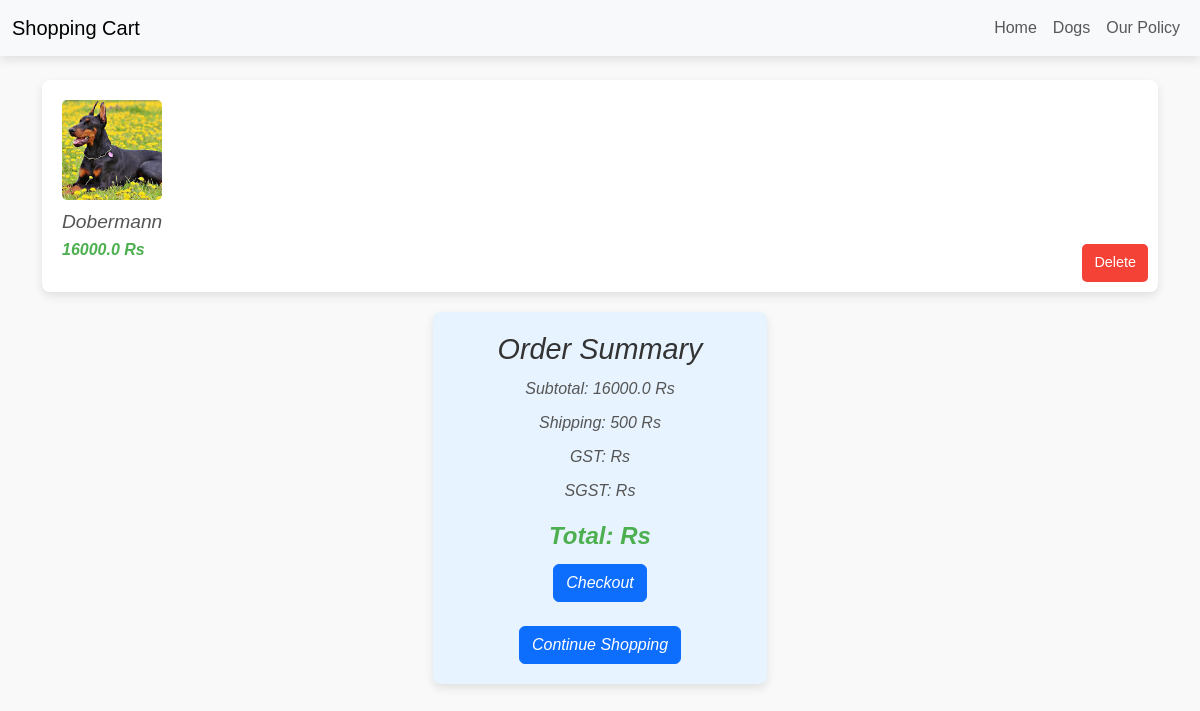
The page /cart on the database its author committed.
### app.py (models this page shows)
class Pet(db.Model):
    __tablename__ = 'pet'
    pet_id = db.Column(db.Integer, primary_key=True)
    breed = db.Column(db.String(50), nullable=False)
    age_months = db.Column(db.Integer, nullable=False)
    health_records = db.Column(db.String(200))
    price = db.Column(db.Numeric, nullable=False)
    availability_status = db.Column(db.String(20))
    achivement = db.Column(db.String(200))
    image = db.Column(db.String(255))
    description = db.Column(db.String(200))

### app.py (the view, shortened to what this page needs)
@app.route('/cart', methods=['GET'])
def view_cart():
    cart_data_2 = get_cart_data()
    cart_items = Final_Cart.query.all()
    cart_data_3 = []
    print(cart_data_3)
    cost = cart_data_2['subtotal']
    for i in range(len(cart_data_3)):
        cost += cart_data_3[i]['cost']
    return render_template(
        'cart.html',
        cart_data_2=cart_data_2['cart_details'],
        subtotal=cost,
        shipping=cart_data_2['shipping'],
        cart_data_3 = cart_data_3
    )

### app.py (called while the page is built)
@app.before_request
def ensure_fresh_session():
    if not session.get('initialized'):
        session.clear()
        session['initialized'] = True

def get_cart_data():
    cart_items = db.session.query(Cart).all()
    cart_details = []
    for item in cart_items:
        pet = db.session.query(Pet).filter_by(pet_id=item.pet_id).first()
        if pet:
            cart_details.append({
                'id': item.id,
                'pet_id': pet.pet_id,
                'name': pet.breed,
                'price': float(pet.price),
                'total': float(pet.price) ,
                'image': pet.image
            })
    subtotal = sum(item['total'] for item in cart_details)
    shipping = 500 if subtotal > 0 else 0
    gst = subtotal * 0.05
    sgst = subtotal * 0.05
    total = subtotal + shipping + gst + sgst
    return {
        'cart_details': cart_details,
        'subtotal': subtotal,
        'shipping': shipping,
        'gst': gst,
        'sgst': sgst,
        'total': total
    }

### templates/cart.html (shortened to what this page needs)
<!DOCTYPE html>
<html lang="en">
<head>
    <link href="https://cdn.jsdelivr.net/npm/bootstrap@5.3.3/dist/css/bootstrap.min.css" rel="stylesheet">
    <link rel="stylesheet" href="{{ url_for('static', filename='css/cart.css') }}">
</head>
<body>
    <nav class="navbar navbar-expand-lg navbar-light bg-light fixed-top">
        <div class="container-fluid">
            <span class="navbar-brand mb-0 h1">Shopping Cart</span>
            <div class="collapse navbar-collapse" id="navbarNav">
                <ul class="navbar-nav ms-auto">
                    <li class="nav-item">
                        <a class="nav-link" href="{{url_for('home')}}">Home</a>
                    </li>
                    <li class="nav-item">
                        <a class="nav-link" href="{{ url_for('cannine_home') }}">
                            Dogs
                        </a>
                    </li>
                    <li class="nav-item">
                        <a class="nav-link" href="{{ url_for('policy') }}">Our Policy</a>
                    <i>
                </ul>
            </div>
        </div>
    </nav>
    <div class="container" style="margin-top : 80px;">
        {% if not (cart_data_2 or cart_data_3) %}
        <div class="empty-cart-message">
            <h3>Your cart is empty.</h3>
            <p>Please add some items to your cart.</p>
            <a href="{{ url_for('home') }}" class="go-home-btn">Go to Home</a>
        </div>
        {% else %}
        <div class="cart-items">
            {% for item in cart_data_2 %}
            <div class="cart-item">
                <img src="{{ url_for('static', filename='images/' + item.image) }}" alt="{{ item.name }}">
                <h3>{{ item.name }}</h3>
                <p class="price">{{ item.price }} Rs</p>
                <a href="/delete_from_cart/{{item.id}}"><button class="delete-button">Delete</button></a>
            </div>
            {% endfor %}
        </div>
        <div class="order-summary-container">
            <div class="order-summary">
                <h2>Order Summary</h2>
                <p>Subtotal: {{ subtotal }} Rs</p>
                <p>Shipping: {{ shipping }} Rs</p>
                <p>GST: {{ gst }} Rs</p>
                <p>SGST: {{ sgst }} Rs</p>
                <p class="total">Total: {{ total }} Rs</p>
                <a href="{{ url_for('shipping_details') }}" class="btn btn-primary">Checkout</a><br/><br/>
                <a href="{{ url_for('cannine_home') }}" class="btn btn-primary">Continue Shopping</a>
            </div>
        </div>
        {% endif %}
    </div>
</body>
</html>

### static/css/cart.css (style rules this page uses)
body { font-family: sans-serif; margin: 0; padding: 0; background-color: #f9f9f9; box-sizing: border-box; }
.container { margin-top: 80px; display: flex; flex-wrap: wrap; justify-content: center; }
.navbar { box-shadow: 0 4px 10px rgba(0, 0, 0, 0.1); }
.cart-items { display: flex; flex-wrap: wrap; justify-content: flex-start; gap: 20px; width: 100%; }
.cart-item { background-color: #fff; padding: 20px; border-radius: 8px; flex: 1 1 calc(32% - 20px); box-shadow: 0 4px 10px rgba(0, 0, 0, 0.1); position: relative; transition: 0.3s ease; }
.cart-item img { width: 100px; height: 100px; object-fit: cover; border-radius: 5px; margin-bottom: 10px; }
.cart-item h3 { margin: 0 0 5px 0; font-size: 1.2em; color: #555; }
.cart-item .price { font-weight: bold; margin-bottom: 10px; color: #4CAF50; }
.cart-item .delete-button { position: absolute; bottom: 10px; right: 10px; background-color: #f44336; color: white; border: none; padding: 8px 12px; border-radius: 5px; cursor: pointer; font-size: 0.9em; }
.order-summary-container { display: flex; justify-content: center; width: 100%; margin-top: 20px; }
.order-summary { background-color: #e7f3fe; padding: 20px; border-radius: 8px; width: 30%; box-shadow: 0 4px 10px rgba(0, 0, 0, 0.1); text-align: center; }
.order-summary h2 { margin-top: 0; font-size: 1.8em; color: #333; }
.order-summary p { font-size: 1em; color: #555; margin: 10px 0; }
.order-summary .total { font-size: 1.5em; font-weight: bold; color: #4CAF50; margin-top: 15px; }

### rows shown on the page
Pet: image (picture), name "Dobermann", price "16000.0"

### other values the page prints
{{ subtotal }} "16000.0"
{{ shipping }} "500"
